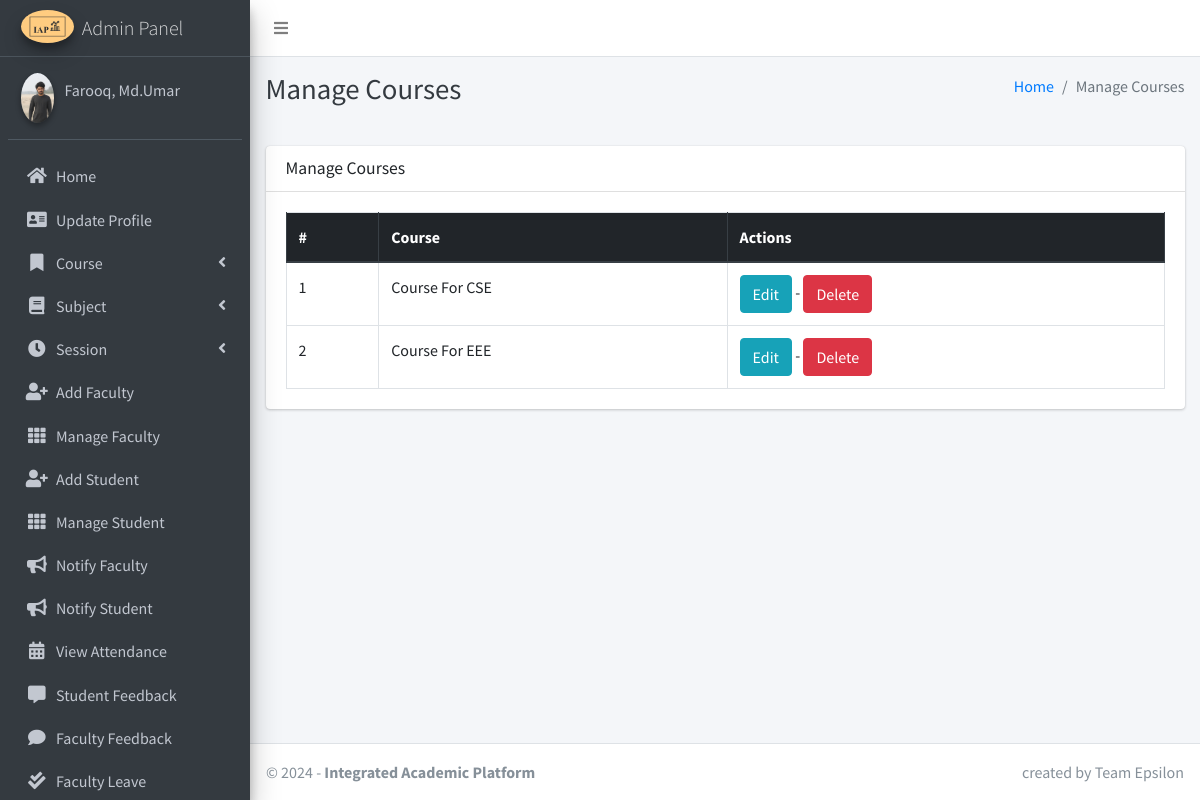
/course/manage/ (signed in), run on the app's committed database.
### main_app/models.py (models this page shows, shortened)
class CustomUser(AbstractUser):
    USER_TYPE = ((1, "HOD"), (2, "Staff"), (3, "Student"))
    GENDER = [("M", "Male"), ("F", "Female")]
    username = None  # Removed username, using email instead
    email = models.EmailField(unique=True)
    user_type = models.CharField(default=1, choices=USER_TYPE, max_length=1)
    gender = models.CharField(max_length=1, choices=GENDER)
    profile_pic = models.ImageField()
    address = models.TextField()
    fcm_token = models.TextField(default="")  # For firebase notifications
    created_at = models.DateTimeField(auto_now_add=True)
    updated_at = models.DateTimeField(auto_now=True)
    USERNAME_FIELD = "email"
    REQUIRED_FIELDS = []
    objects = CustomUserManager()
    def __str__(self):
        return self.last_name + ", " + self.first_name

class Course(models.Model):
    name = models.CharField(max_length=120)
    created_at = models.DateTimeField(auto_now_add=True)
    updated_at = models.DateTimeField(auto_now=True)

### main_app/hod_views.py (the view)
# urls.py: path("course/manage/", hod_views.manage_course, name='manage_course'),
def manage_course(request):
    courses = Course.objects.all()
    context = {
        'courses': courses,
        'page_title': 'Manage Courses'
    }
    return render(request, "hod_template/manage_course.html", context)

### main_app/templates/hod_template/manage_course.html
{% extends 'main_app/base.html' %}
{% load static %}
{% block page_title %}{{page_title}}{% endblock page_title %}
{% block content %}
<section class="content">
    <div class="container-fluid">
        <div class="row">
            <div class="col-md-12">
                <div class="card">
                    <div class="card-header">
                        <h3 class="card-title">{{page_title}}</h3>
                    </div>
                    <div class="card-body">
                        <table id="example2" class="table table-bordered table-hover">
                            <thead class="thead-dark">
                                <tr>
                                    <th>#</th>
                                    <th>Course</th>
                                    <th>Actions</th>
                                </tr>
                            </thead>
                            <tbody>
                                {% for course in courses %}
                                <tr>
                                    <td>{{ forloop.counter }}</td>
                                    <td>{{course.name}}</td>
                                    <td>
                                        <a href="{% url 'edit_course' course.id %}" class="btn btn-info">Edit</a> -
                                        <a href="{% url 'delete_course' course.id %}" onclick="return confirm('Are you sure you want to delete this course ?')" class="btn btn-danger">Delete</a>
                                    </td>
                                </tr>
                                {% endfor %}
                            </tbody>
                        </table>
                    </div>
                </div>
            </div>
        </div>
    </div>
</section>
{% endblock content %}

### main_app/templates/main_app/sidebar_template.html (shortened to what this page needs)
{% load static %}
<aside class="main-sidebar sidebar-dark-info elevation-4">
    {% if request.user.user_type == '1' %}
    <a href="{% url 'admin_home' %}" class="brand-link">
        <img src="{% static 'dist/img/image.png' %} " alt="image Logo"
            class="brand-image img-circle elevation-3" >
        <span class="brand-text font-weight-light">Admin Panel</span>
    </a>
    <div class="sidebar">
        <div class="user-panel mt-3 pb-3 mb-3 d-flex">
            <div class="image">
                <img src="{{ request.user.profile_pic}}" class="img-circle elevation-2" alt="User Image">
            </div>
            <div class="info">
                <a href="#" class="d-block">{{user}}</a>
            </div>
        </div>
        <nav class="mt-2">
            <ul class="nav nav-pills nav-sidebar flex-column" data-widget="treeview" role="menu" data-accordion="false">
                <li class="nav-item">
                    {% url 'admin_home' as admin_home %}
                    <a href="{{admin_home}}" class="nav-link {% if admin_home == request.path %} active {% endif %}">
                        <i class="nav-icon fas fa-home"></i>
                        <p>
                            Home
                        </p>
                    </a>
                </li>
                <li class="nav-item">
                    {% url 'admin_view_profile' as admin_view_profile %}
                    <a href="{{admin_view_profile}}"
                        class="nav-link {% if admin_view_profile == request.path %} active {% endif %}">
                        <i class="nav-icon fas fa-address-card"></i>
                        <p>
                            Update Profile
                        </p>
                    </a>
                </li>
                <li class="nav-item has-treeview">
                    <a href="#" class="nav-link">
                        <i class="nav-icon fas fa-bookmark"></i>
                        <p>
                            Course
                            <i class="fas fa-angle-left right"></i>
                        </p>
                    </a>
                </li>
                <li class="nav-item has-treeview">
                    <a href="#" class="nav-link">
                        <i class="nav-icon fas fa-book"></i>
                        <p>
                            Subject
                            <i class="fas fa-angle-left right"></i>
                        </p>
                    </a>
                </li>
                <li class="nav-item has-treeview">
                    <a href="#" class="nav-link">
                        <i class="nav-icon fas fa-clock"></i>
                        <p>
                            Session
                            <i class="fas fa-angle-left right"></i>
                        </p>
                    </a>
                </li>
                <li class="nav-item">
                    {% url 'add_staff' as add_staff %}
                    <a href="{{add_staff}}" class="nav-link {% if add_staff == request.path %} active {% endif %}">
                        <i class="nav-icon fas fa-user-plus"></i>
                        <p>
                            Add Faculty
                        </p>
                    </a>
                </li>
                <li class="nav-item">
                    {% url 'manage_staff' as manage_staff %}
                    {% url 'edit_staff' staff_id as edit_staff %}
                    <a href="{{manage_staff}}"
                        class="nav-link {% if manage_staff == request.path or request.path == edit_staff %} active {% endif %}">
                        <i class="nav-icon fas fa-th"></i>
                        <p>
                            Manage Faculty
                        </p>
                    </a>
                </li>
                <li class="nav-item">
                    {% url 'add_student' as add_student%}
                    <a href="{{add_student}}" class="nav-link  {% if add_student == request.path %} active {% endif %}">
                        <i class="nav-icon fas fa-user-plus"></i>
                        <p>
                            Add Student
                        </p>
                    </a>
                </li>
                <li class="nav-item">
                    {% url 'manage_student' as manage_student %}
                    {% url 'edit_student' student_id as edit_student %}
                    <a href="{{manage_student}}"
                        class="nav-link  {% if edit_student == request.path or manage_student == request.path %} active {% endif %}">
                        <i class="nav-icon fas fa-th"></i>
                        <p>
                            Manage Student
                        </p>
                    </a>
                </li>
                <li class="nav-item">
                    {% url 'admin_notify_staff' as admin_notify_staff %}
                    <a href="{{admin_notify_staff}}"
                        class="nav-link {% if admin_notify_staff == request.path %} active {% endif %}">
                        <i class="nav-icon fas fa-bullhorn"></i>
                        <p>
                            Notify Faculty
                        </p>
                    </a>
                </li>
                <li class="nav-item">
                    {% url 'admin_notify_student' as admin_notify_student %}
                    <a href="{{admin_notify_student}}"
                        class="nav-link {% if admin_notify_student == request.path %} active {% endif %}">
                        <i class="nav-icon fas fa-bullhorn"></i>
                        <p>
                            Notify Student
                        </p>
                    </a>
                </li>
                <li class="nav-item">
                    {% url 'admin_view_attendance' as admin_view_attendance %}
                <li class="nav-item">
                    <a href="{{admin_view_attendance}}"
                        class="nav-link  {% if admin_view_attendance == request.path %} active {% endif %}">
                        <i class="nav-icon fas fa-calendar-alt"></i>
                        <p>
                            View Attendance
                        </p>
                    </a>
                </li>
                <li class="nav-item">
                    {% url 'student_feedback_message' as student_feedback_message %}
                    <a href="{{ student_feedback_message }}"
                        class="nav-link  {% if student_feedback_message == request.path %} active {% endif %}">
                        <i class="nav-icon fas fa-comment-alt"></i>
                        <p>
                            Student Feedback
                        </p>
                    </a>
                </li>
                <li class="nav-item">
                    {% url 'staff_feedback_message' as staff_feedback_message %}
                    <a href="{{staff_feedback_message}}"
                        class="nav-link   {% if staff_feedback_message == request.path %} active {% endif %}">
                        <i class="nav-icon fas fa-comment"></i>
                        <p>
                            Faculty Feedback
                        </p>
                    </a>
                </li>
                <li class="nav-item">
                    {% url 'view_staff_leave' as view_staff_leave %}
                    <a href="{{view_staff_leave}}"
                        class="nav-link  {% if view_staff_leave == request.path %} active {% endif %}">
                        <i class="nav-icon fas fa-check-double"></i>
                        <p>
                            Faculty Leave
                        </p>
                    </a>
                </li>
                                        {% endif %}
                                    </ul>
                                </nav>
                            </div>
</aside>

### data on the page
CustomUser: user.profile_pic (picture), last_name+first_name "Farooq, Md.Umar"
Course: name "Course For CSE"
Course: name "Course For EEE"

### other printed values
{{ page_title }} "Manage Courses"
